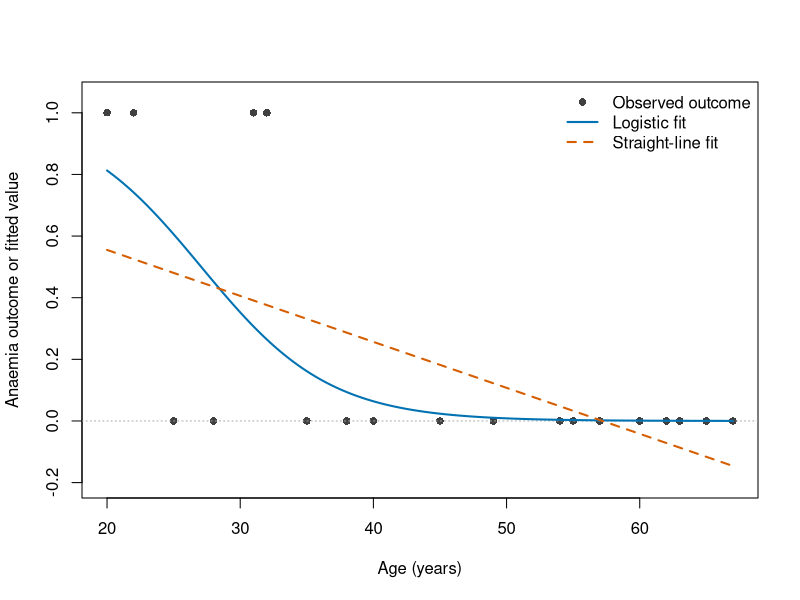

Source code (R): (Note: this script raises an error after producing the figure.)
################################################################################
# PRACTICAL 6: LOGISTIC REGRESSION
################################################################################

################################################################################
# PART 1. PREPARE THE WOMEN'S DATA
################################################################################

# The 20 women from Week 5. Hb is measured in g/dl.

women <- data.frame(
  Hb = c(
    11.1, 10.7, 12.4, 14.0, 13.1, 10.5, 9.6, 12.5, 13.5, 13.9,
    15.1, 13.9, 16.2, 16.3, 16.8, 17.1, 16.6, 16.9, 15.7, 16.5
  ),
  Age = c(
    20, 22, 25, 28, 28, 31, 32, 35, 38, 40,
    45, 49, 54, 55, 57, 60, 62, 63, 65, 67
  ),
  Menopause = c(
    0, 0, 0, 0, 0, 0, 0, 0, 0, 1,
    0, 1, 1, 1, 1, 1, 1, 1, 1, 1
  )
)

head(women)

# as.integer() converts TRUE and FALSE to 1 and 0.
women$anaemia <- as.integer(women$Hb < 12)

table(women$anaemia)
mean(women$anaemia)  # The proportion with anaemia is 0.20.


# EXERCISE 1
#
# a. Create a column called under_30. Use 1 for women aged under 30
#    and 0 for women aged 30 or older.
women$under_30 <- as.integer(women$Age < 30)
p_under_30 <- mean(women$anaemia[women$under_30 == 1])
p_30_or_over <- mean(women$anaemia[women$under_30 == 0])
# b. Calculate the proportion with anaemia in each age group.
p_under_30
p_30_or_over


################################################################################
# PART 2. COMPARE THE TWO AGE GROUPS
################################################################################

# The rows give the age groups and the columns give the outcomes.
table(women$under_30, women$anaemia)

# family = binomial() fits a logistic model to this 0/1 outcome.

group_fit <- glm(
  anaemia ~ under_30,
  family = binomial(),
  data = women
)

group_result <- summary(group_fit)
group_result

# The reference group is age 30 or older (under_30 = 0).
# Read the Estimate, Std. Error and p-value on the under_30 row.

# Select an entry from the coefficient table by [row, column].
group_log_or <- group_result$coefficients["under_30", "Estimate"]
group_se <- group_result$coefficients["under_30", "Std. Error"]

group_or <- exp(group_log_or)
group_or

# Calculate the Wald interval on the log odds scale, then exponentiate.
group_log_ci <- group_log_or + c(-1, 1) * 1.96 * group_se
group_ci <- exp(group_log_ci)
group_ci

# OR about 4.33, with a 95% CI from 0.42 to 44.4.


# EXERCISE 2
#
# a. Use the proportions from Exercise 1 to calculate the observed
#    odds of anaemia in each age group.
# b. Divide the odds for women under 30 by those for women aged
#    30 or older. Compare this ratio with group_or.

# Discuss how much the confidence interval tells us about the
# direction and size of the association.
odds_under_30 <- p_under_30/(1-p_under_30)
odds_30_or_over <- p_30_or_over/(1-p_30_or_over)
observed_or <- odds_under_30 / odds_30_or_over
observed_or



################################################################################
# PART 3. MODEL AGE IN YEARS (35–55 MINUTES)
################################################################################

# Demonstrate predict() with the age-group model first.
# newdata gives the predictor values, using the name in the formula.
# type = "response" gives predicted probabilities.

age_groups <- data.frame(under_30 = c(0, 1))

age_groups$probability <- predict(
  group_fit,
  newdata = age_groups,
  type = "response"
)

age_groups

# The fitted probabilities match the observed proportions in the two groups.


# EXERCISE 3
#
# a. Fit a logistic model using Age in years. Display the summary and
#    calculate the odds ratio for a one-year increase in age.
# b. Predict the probabilities of anaemia at ages 30, 31, 45 and 46.
# c. Calculate the change in probability in percentage points from
#    age 30 to 31 and from age 45 to 46.

age_fit <- glm(
  anaemia ~ Age,
  family = binomial(),
  data = women
)

age_result <- summary(age_fit)
age_result
age_log_or <- age_result$coefficients["Age", "Estimate"]
age_or <- exp(age_log_or)
age_or
#b
ages <- data.frame(Age = c(30, 31, 45 , 46))
ages$probability <- predict(
  age_fit,
  newdata = ages,
  type = "response"
)

ages
#c

# The two one-year comparisons have the same odds ratio, about 0.81.
# Discuss why the changes in probability are different.


# Draw both fits over the observed age range.

age_grid <- data.frame(
  Age = seq(min(women$Age), max(women$Age), length.out = 200)
)

logistic_values <- predict(
  age_fit,
  newdata = age_grid,
  type = "response"
)

straight_fit <- lm(anaemia ~ Age, data = women)
straight_values <- predict(straight_fit, newdata = age_grid)

plot(
  women$Age, women$anaemia,
  xlab = "Age (years)",
  ylab = "Anaemia outcome or fitted value",
  ylim = c(-0.2, 1.05),
  pch = 16,
  col = "grey25"
)

abline(h = 0, col = "grey65", lty = 3)
lines(age_grid$Age, logistic_values, col = "#0072B2", lwd = 2)
lines(age_grid$Age, straight_values, col = "#D55E00", lwd = 2, lty = 2)

legend(
  "topright",
  legend = c("Observed outcome", "Logistic fit", "Straight-line fit"),
  col = c("grey25", "#0072B2", "#D55E00"),
  pch = c(16, NA, NA),
  lty = c(NA, 1, 2),
  lwd = c(NA, 2, 2),
  bty = "n"
)

# The straight-line fit gives a negative value at age 67.


################################################################################
# PART 4. CHECK THE DATA BEFORE ADJUSTING 
################################################################################

# Menopause is coded 0 before menopause and 1 after menopause.

# EXERCISE 4
#
# a. Make a two-way table of menopausal status and anaemia.
# b. Calculate the proportion with anaemia before and after menopause.



# Add menopausal status to the age model.

menopause_fit <- glm(
  anaemia ~ Age + Menopause,
  family = binomial(),
  data = women
)

summary(menopause_fit)

# Compare the Menopause estimate and standard error with the counts.
# All postmenopausal outcomes are 0. Making the menopause coefficient
# more negative keeps improving the fit, so its estimate is unstable.


################################################################################
# EXERCISE 5 (OPTIONAL)
################################################################################

# Recode the age groups so that women under 30 are the reference group.
# Refit the grouped model and compare its odds ratio with 1 / group_or.


################################################################################
# PART 5. ULCERATION IN THE MELANOMA DATA
################################################################################

# The boot package supplies the data. Ulceration was recorded at tumour removal.
# ulcer is 1 for present and 0 for absent. Thickness is measured in mm.

melanoma <- boot::melanoma
melanoma <- melanoma[, c("ulcer", "thickness", "age", "sex")]
head(melanoma)

# Count missing values in each column. All four counts should be zero.
colSums(is.na(melanoma))

# Label the recorded sex codes. Female is the reference group.

melanoma$sex_group <- factor(
  melanoma$sex,
  levels = c(0, 1),
  labels = c("Female", "Male")
)

table(melanoma$sex_group)


# EXERCISE 6
#
# a. Create a factor called ulcer_group with labels Absent and Present.
# b. Tabulate ulcer_group in the rows and sex_group in the columns.
# c. Calculate the percentage of tumours with ulceration within each sex.



# Draw the counts and percentages side by side.

plot_settings <- par(mfrow = c(1, 2), mar = c(4, 4, 3, 1))

barplot(
  ulcer_cases,
  main = "Number with ulceration",
  ylab = "Tumours",
  ylim = c(0, 55),
  col = "#0072B2",
  border = NA
)

barplot(
  ulcer_percent,
  main = "Percentage with ulceration",
  ylab = "Percentage within sex",
  ylim = c(0, 100),
  col = "#0072B2",
  border = NA
)

par(plot_settings)

# Discuss which group has more cases and which has the higher percentage.


################################################################################
# PART 6. CRUDE AND ADJUSTED MODELS
################################################################################

# Investigate the association between tumour thickness and ulceration.

ulcer_crude <- glm(
  ulcer ~ thickness,
  family = binomial(),
  data = melanoma
)

ulcer_adjusted <- glm(
  ulcer ~ thickness + age + sex_group,
  family = binomial(),
  data = melanoma
)

crude_result <- summary(ulcer_crude)
adjusted_result <- summary(ulcer_adjusted)

crude_result$coefficients
adjusted_result$coefficients

# Put the two thickness estimates and their SEs in the same order.

thickness_log_or <- c(
  crude_result$coefficients["thickness", "Estimate"],
  adjusted_result$coefficients["thickness", "Estimate"]
)

thickness_se <- c(
  crude_result$coefficients["thickness", "Std. Error"],
  adjusted_result$coefficients["thickness", "Std. Error"]
)

data.frame(
  Model = c("Crude", "Adjusted"),
  OR = exp(thickness_log_or),
  Lower_95 = exp(thickness_log_or - 1.96 * thickness_se),
  Upper_95 = exp(thickness_log_or + 1.96 * thickness_se)
)

# The adjusted OR compares tumours 1 mm apart in thickness for patients
# of the same age and sex.

# With the same outcome and observations, lower AIC indicates a better
# trade-off between fit and model complexity.
AIC(ulcer_crude, ulcer_adjusted)

# Use the adjusted model to compare two women aged 60.

thickness_profiles <- data.frame(
  thickness = c(2, 4),
  age = c(60, 60),
  sex_group = c("Female", "Female")
)

thickness_profiles$probability <- predict(
  ulcer_adjusted,
  newdata = thickness_profiles,
  type = "response"
)

thickness_profiles


################################################################################
# PART 7. INDEPENDENT WORK 
################################################################################

# EXERCISE 7
#
# Investigate the association between sex and tumour ulceration.
#
# a. Fit a logistic model with sex_group as the only predictor.
# b. Use your fit and ulcer_adjusted to compare the crude and adjusted
#    odds ratios for Male versus Female. Calculate both 95% Wald intervals.
# c. Predict from ulcer_adjusted for a woman and a man, both aged 60
#    and both with a 3 mm tumour. Calculate the probability difference
#    in percentage points (Male minus Female).



################################################################################
# DISCUSSION 
################################################################################

# Compare the change in the sex odds ratio with the width of its intervals.
# Which patient characteristics are held fixed in the predicted comparison?
